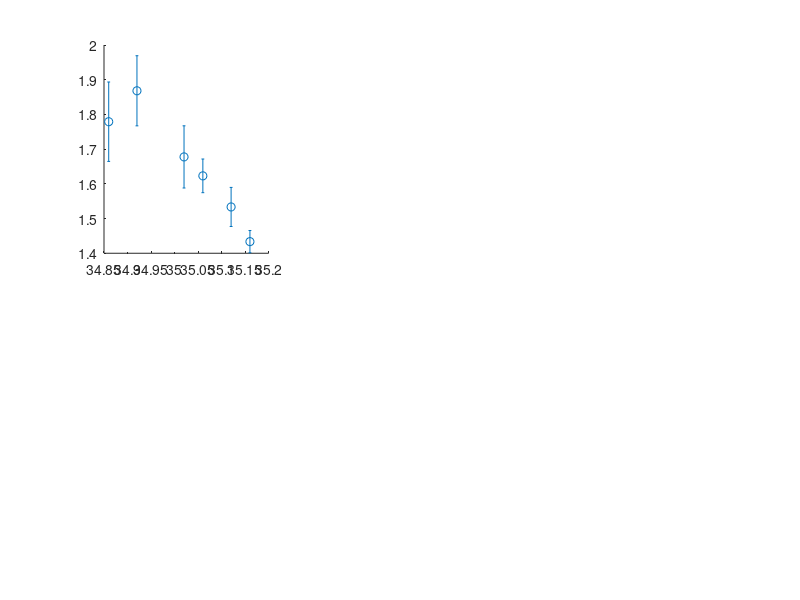

Here is the MATLAB script that generated this plot: (Note: this script raises an error after producing the figure.)
clf
clc
clear

hold on 
set(gcf, 'Position', [100, 100, 1400, 800]);
subplot(2,3,1)
voltage = [35.16, 35.12, 35.06, 35.02, 34.92, 34.86];
m       = [1.4335    1.5334    1.623    1.6776    1.8681    1.7790];
merror=[0.0320 0.0563 0.0485 0.0896 0.1010 0.1144];

errorbar(voltage, m, merror,'o', 'MarkerEdgeColor', [0, 0, 0]/255, 'Color', [0, 0, 0]/255, 'MarkerFaceColor', [0, 0, 0]/255, 'LineWidth', 1);
xlabel('Voltage (V)', 'FontName', 'Arial', 'FontSize', 13, 'Interpreter', 'latex');
ylabel('$m$', 'FontName', 'Arial', 'FontSize', 13, 'Interpreter', 'latex');
set(gca, 'FontName', 'Arial', 'FontSize', 13);
axis([34.8 35.2 0 3])
yticks(0:1:3)
text(-0.2, 1.05, 'a', 'FontName', 'Arial', 'FontSize', 14, 'FontWeight', 'bold', 'Units', 'normalized', 'HorizontalAlignment', 'left');

subplot(2,3,2)
voltage = [35.16, 35.12, 35.06, 35.02, 34.92, 34.86];
tao     = [0.3742    0.4092    0.4157    0.4441    0.4401    0.4150];
taoerror=[0.0224 0.0326 0.0341 0.2547 0.0572 0.0538];
errorbar(voltage, tao,taoerror, 'o', 'MarkerEdgeColor', [204, 121, 167]/255, 'Color', [204, 121, 167]/255,'MarkerFaceColor', [204, 121, 167]/255, 'LineWidth', 1);
xlabel('Voltage (V)', 'FontName', 'Arial', 'FontSize', 13, 'Interpreter', 'latex');
ylabel('$\tau\ (s)$', 'FontName', 'Arial', 'FontSize', 13, 'Interpreter', 'latex');
set(gca, 'FontName', 'Arial', 'FontSize', 13);
axis([34.8 35.2 0 1])
yticks(0:0.2:1)
text(-0.2, 1.05, 'b', 'FontName', 'Arial', 'FontSize', 14, 'FontWeight', 'bold', 'Units', 'normalized', 'HorizontalAlignment', 'left');

subplot(2,3,3)
voltage = [35.16, 35.12, 35.06, 35.02, 34.92, 34.86];
taostar = [35.58544 45.29240 157.82441 1000 79.93666 36.73886];
taostarerror=[2.66154 10.45390 42.40781 0 10.33484 4.10942];
errorbar(voltage, taostar,taostarerror, 'o', 'MarkerEdgeColor', [0, 158, 115]/255, 'MarkerFaceColor', [0, 158, 115]/255, 'Color', [0, 158, 115]/255,'LineWidth', 1);
set(gca,'YScale','log');
hold on 
voltagefit = 30:0.0001:40;
Vc = 35.025;
nu = 1.3;
tauplus1 = 0.10;
tauplus2 = 0.06;
taostarfit = tauplus1 * (abs(voltagefit.^2 / Vc^2 - 1) .^ -nu) .* (voltagefit < Vc);
semilogy(voltagefit, taostarfit, 'b-', 'LineWidth', 1.5)
taostarfit = tauplus2 * (abs(voltagefit.^2 / Vc^2 - 1) .^ -nu) .* (voltagefit > Vc);
semilogy(voltagefit, taostarfit, 'b-', 'LineWidth', 1.5)
xlabel('Voltage (V)', 'FontName', 'Arial', 'FontSize', 13, 'Interpreter', 'latex');
ylabel('$\tau^*$ (s)', 'FontName', 'Arial', 'FontSize', 13, 'Interpreter', 'latex');
set(gca, 'FontName', 'Arial', 'FontSize', 13);
axis([34.8 35.2 10 10000])
text(-0.2, 1.05, 'c', 'FontName', 'Arial', 'FontSize', 14, 'FontWeight', 'bold', 'Units', 'normalized', 'HorizontalAlignment', 'left');



subplot(2,3,4)
voltage = [36.57, 36.53, 36.49, 36.41, 36.33, 36.25];
m       = [1.64211 1.44308 1.59550 1.70789 2.03804 1.15697];
merror2=[0.12241 0.11260 0.07111 0.12955 0.47791 0.25936];
errorbar(voltage, m, merror2,'o', 'MarkerEdgeColor', [0, 0, 0]/255, 'MarkerFaceColor', [0, 0, 0]/255, 'Color', [0, 0, 0]/255, 'LineWidth', 1);
xlabel('Voltage (V)', 'FontName', 'Arial', 'FontSize', 13, 'Interpreter', 'latex');
ylabel('$m$', 'FontName', 'Arial', 'FontSize', 13, 'Interpreter', 'latex');
set(gca, 'FontName', 'Arial', 'FontSize', 13);
axis([36.2 36.6 0 3])
yticks(0:1:3)
text(-0.2, 1.05, 'd', 'FontName', 'Arial', 'FontSize', 14, 'FontWeight', 'bold', 'Units', 'normalized', 'HorizontalAlignment', 'left');

subplot(2,3,5)
voltage = [36.57, 36.53, 36.49, 36.41, 36.33, 36.25];
tao     = [3.33883 2.53374 2.73737 2.69938 3.16649 2.83102];
taoerror2=[0.28365 0.30249 0.23415 0.57943 1.32571 0.82283];
errorbar(voltage, tao,taoerror2, 'o', 'MarkerEdgeColor', [204, 121, 167]/255, 'MarkerFaceColor', [204, 121, 167]/255,'Color', [204, 121, 167]/255, 'LineWidth', 1);
xlabel('Voltage (V)', 'FontName', 'Arial', 'FontSize', 13, 'Interpreter', 'latex');
ylabel('$\tau\ (s)$', 'FontName', 'Arial', 'FontSize', 13, 'Interpreter', 'latex');
set(gca, 'FontName', 'Arial', 'FontSize', 13);
axis([36.2 36.6 0 5])
text(-0.2, 1.05, 'e', 'FontName', 'Arial', 'FontSize', 14, 'FontWeight', 'bold', 'Units', 'normalized', 'HorizontalAlignment', 'left');

subplot(2,3,6)
title('P_s(t)') 
voltage = [36.57, 36.53, 36.49, 36.41, 36.33, 36.25];
taostar = [25.69596 49.40703 127.24204 999.99990 130.61653 30.63851];
taostarerror2=[3.57915 11.14233 23.52952 574.14630 45.03592 2.86811];
errorbar(voltage, taostar, taostarerror2,'o', 'MarkerEdgeColor', [0, 158, 115]/255,'MarkerFaceColor', [0, 158, 115]/255, 'Color', [0, 158, 115]/255, 'LineWidth', 1);
set(gca,'YScale','log');
hold on 
voltagefit = 30:0.0001:40;
Vc = 36.45;
nu = 1.3;
tauplus1 = 0.25;
tauplus2 = 0.04;
taostarfit = tauplus1 * (abs(voltagefit.^2 / Vc^2 - 1) .^ -nu) .* (voltagefit < Vc);
semilogy(voltagefit, taostarfit, 'b-', 'LineWidth', 1.5)
taostarfit = tauplus2 * (abs(voltagefit.^2 / Vc^2 - 1) .^ -nu) .* (voltagefit > Vc);
semilogy(voltagefit, taostarfit, 'b-', 'LineWidth', 1.5)
xlabel('Voltage (V)', 'FontName', 'Arial', 'FontSize', 13, 'Interpreter', 'latex');
ylabel('$\tau^*$ (s)', 'FontName', 'Arial', 'FontSize', 13, 'Interpreter', 'latex');
set(gca, 'FontName', 'Arial', 'FontSize', 13);
axis([36.2 36.6 10 10000])
text(-0.2, 1.05, 'f', 'FontName', 'Arial', 'FontSize', 14, 'FontWeight', 'bold', 'Units', 'normalized', 'HorizontalAlignment', 'left');